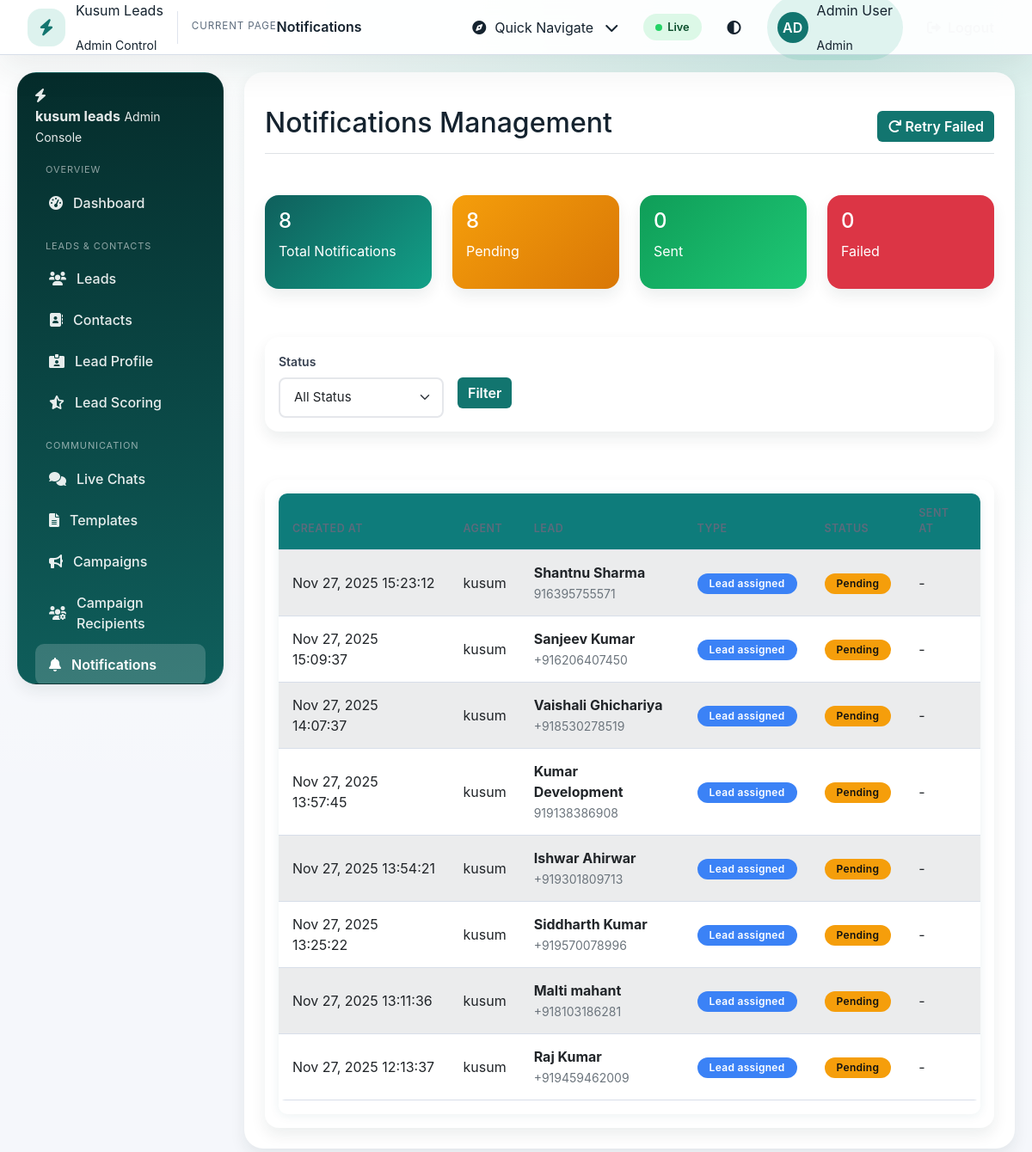
Screenshot of /php/admin/notifications.php (signed in) with the database file from the repository.
### tables this page shows
CREATE TABLE `notification_queue` (
  `id` int(11) NOT NULL,
  `agent_id` int(11) NOT NULL,
  `lead_id` int(11) NOT NULL,
  `lead_name` varchar(255) DEFAULT NULL,
  `lead_phone` varchar(50) DEFAULT NULL,
  `notification_type` varchar(50) DEFAULT 'lead_assigned',
  `status` enum('pending','sent','failed') DEFAULT 'pending',
  `created_at` timestamp NULL DEFAULT current_timestamp(),
  `sent_at` timestamp NULL DEFAULT NULL
);

CREATE TABLE `users` (
  `id` int(11) NOT NULL,
  `name` varchar(100) NOT NULL,
  `email` varchar(150) NOT NULL,
  `phone` varchar(20) DEFAULT NULL,
  `password_hash` varchar(255) NOT NULL,
  `role` enum('admin','agent') NOT NULL DEFAULT 'agent',
  `active` tinyint(1) DEFAULT 1,
  `created_at` timestamp NULL DEFAULT current_timestamp(),
  `updated_at` timestamp NULL DEFAULT current_timestamp() ON UPDATE current_timestamp(),
  `onesignal_player_id` varchar(255) DEFAULT NULL,
  `is_online` tinyint(1) DEFAULT 1
);

CREATE TABLE `leads` (
  `id` int(11) NOT NULL,
  `external_id` varchar(100) NOT NULL,
  `created_time` timestamp NOT NULL,
  `ad_id` varchar(100) DEFAULT NULL,
  `ad_name` varchar(255) DEFAULT NULL,
  `adset_id` varchar(100) DEFAULT NULL,
  `adset_name` varchar(255) DEFAULT NULL,
  `campaign_id` varchar(100) DEFAULT NULL,
  `campaign_name` varchar(255) DEFAULT NULL,
  `form_id` varchar(100) DEFAULT NULL,
  `form_name` varchar(255) DEFAULT NULL,
  `is_organic` tinyint(1) DEFAULT 0,
  `platform` varchar(50) DEFAULT NULL,
  `question_text` text DEFAULT NULL,
  `full_name` varchar(150) DEFAULT NULL,
  `phone_number` varchar(20) DEFAULT NULL,
  `city` varchar(100) DEFAULT NULL,
  `lead_status` varchar(50) DEFAULT NULL,
  `sheet_source` varchar(100) DEFAULT NULL,
  `raw_json` text DEFAULT NULL,
  `lead_score` int(11) DEFAULT 0,
  `score_factors` text DEFAULT NULL,
  `priority_level` enum('low','medium','high','hot') DEFAULT 'medium',
  `created_at` timestamp NULL DEFAULT current_timestamp(),
  `updated_at` timestamp NULL DEFAULT current_timestamp() ON UPDATE current_timestamp()
);

### php/admin/notifications.php (the view, shortened to what this page needs)
<?php
$db = getDB();
$where = [];
$params = [];
$whereClause = $where ? 'WHERE ' . implode(' AND ', $where) : '';
$stmt = $db->prepare("SELECT
    nq.*,
    u.name as agent_name,
    l.full_name as lead_name,
    l.phone_number as lead_phone
    FROM notification_queue nq
    JOIN users u ON nq.agent_id = u.id
    JOIN leads l ON nq.lead_id = l.id
    $whereClause
    ORDER BY nq.created_at DESC
    LIMIT 100");
$stmt->execute($params);
$notifications = $stmt->fetchAll();
$stmt = $db->query("SELECT
    COUNT(*) as total,
    COUNT(CASE WHEN status = 'pending' THEN 1 END) as pending,
    COUNT(CASE WHEN status = 'sent' THEN 1 END) as sent,
    COUNT(CASE WHEN status = 'failed' THEN 1 END) as failed
    FROM notification_queue");
$stats = $stmt->fetch();
?>
<!DOCTYPE html>
<html lang="en">
<head>
    <link href="https://cdn.jsdelivr.net/npm/bootstrap@5.1.3/dist/css/bootstrap.min.css" rel="stylesheet">
    <link href="https://cdnjs.cloudflare.com/ajax/libs/font-awesome/6.0.0/css/all.min.css" rel="stylesheet">
    <link href="css/global.css?v=<?= APP_ASSET_VERSION ?>" rel="stylesheet">
    <link href="css/admin.css?v=<?= APP_ASSET_VERSION ?>" rel="stylesheet">
</head>
<body>
    <?php include 'navbar.php'; ?>
    <div class="container-fluid">
        <div class="row">
            <?php include 'sidebar.php'; ?>
            <main class="col-md-10 ms-sm-auto px-md-4">
                <div class="d-flex justify-content-between flex-wrap flex-md-nowrap align-items-center pt-3 pb-2 mb-3 border-bottom">
                    <h1 class="h2">Notifications Management</h1>
                    <button class="btn btn-primary" onclick="retryFailed()">
                        <i class="fas fa-redo"></i> Retry Failed
                    </button>
                </div>
                <div class="row mb-4">
                    <div class="col-md-3">
                        <div class="card bg-primary text-white">
                            <div class="card-body">
                                <h4><?= $stats['total'] ?></h4>
                                <p>Total Notifications</p>
                            </div>
                        </div>
                    </div>
                    <div class="col-md-3">
                        <div class="card bg-warning text-white">
                            <div class="card-body">
                                <h4><?= $stats['pending'] ?></h4>
                                <p>Pending</p>
                            </div>
                        </div>
                    </div>
                    <div class="col-md-3">
                        <div class="card bg-success text-white">
                            <div class="card-body">
                                <h4><?= $stats['sent'] ?></h4>
                                <p>Sent</p>
                            </div>
                        </div>
                    </div>
                    <div class="col-md-3">
                        <div class="card bg-danger text-white">
                            <div class="card-body">
                                <h4><?= $stats['failed'] ?></h4>
                                <p>Failed</p>
                            </div>
                        </div>
                    </div>
                </div>
                <div class="card mb-4">
                    <div class="card-body">
                        <form method="GET" class="row g-3">
                            <div class="col-md-3">
                                <label class="form-label">Status</label>
                                <select name="status" class="form-select">
                                    <option value="">All Status</option>
                                </select>
                            </div>
                            <div class="col-md-2">
                                <label class="form-label">&nbsp;</label>
                                <button type="submit" class="btn btn-primary d-block">Filter</button>
                            </div>
                        </form>
                    </div>
                </div>
                <div class="card">
                    <div class="card-body">
                        <div class="table-responsive">
                            <table class="table table-striped">
                                <thead>
                                    <tr>
                                        <th>Created At</th>
                                        <th>Agent</th>
                                        <th>Lead</th>
                                        <th>Type</th>
                                        <th>Status</th>
                                        <th>Sent At</th>
                                    </tr>
                                </thead>
                                <tbody>
                                    <?php foreach ($notifications as $notif): ?>
                                        <tr>
                                            <td><?= date('M j, Y H:i:s', strtotime($notif['created_at'])) ?></td>
                                            <td><?= htmlspecialchars($notif['agent_name']) ?></td>
                                            <td>
                                                <strong><?= htmlspecialchars($notif['lead_name']) ?></strong><br>
                                                <small class="text-muted"><?= htmlspecialchars($notif['lead_phone']) ?></small>
                                            </td>
                                            <td>
                                                <span class="badge bg-info"><?= ucfirst(str_replace('_', ' ', $notif['notification_type'])) ?></span>
                                            </td>
                                            <td>
                                                <?php
                                                $statusClass = [
                                                    'pending' => 'warning',
                                                    'sent' => 'success',
                                                    'failed' => 'danger'
                                                ];
                                                $class = $statusClass[$notif['status']] ?? 'secondary';
                                                ?>
                                                <span class="badge bg-<?= $class ?>"><?= ucfirst($notif['status']) ?></span>
                                            </td>
                                            <td>
                                                <?= $notif['sent_at'] ? date('M j, Y H:i:s', strtotime($notif['sent_at'])) : '-' ?>
                                            </td>
                                        </tr>
                                    <?php endforeach; ?>
                                </tbody>
                            </table>
                        </div>
                    </div>
                </div>
            </main>
        </div>
    </div>
</body>
</html>

### php/admin/css/global.css (style rules this page uses)
:root { --brand-900: #052c2b; --brand-800: #0a3f3d; --brand-700: #0f5f5c; --brand-600: #12756f; --brand-500: #12a087; --brand-400: #1fc8a3; --accent-gold: #f2c94c; --accent-rose: #f472b6; --accent-lime: #bef264; --surface-0: #ffffff; --surface-25: #fbfdfc; --surface-50: #f5f7fb; --surface-100: #ecf1f5; --surface-200: #dfe6ee; --border-soft: #d7dee9; --text-primary: #15232f; --text-muted: #5c6b7c; --radius-xs: 6px; --radius-sm: 10px; --radius-md: 16px; --radius-lg: 22px; --shadow-sm: 0 8px 18px rgba(5, 44, 43, 0.08); --shadow-md: 0 18px 30px rgba(5, 44, 43, 0.12); --shadow-lg: 0 28px 56px rgba(5, 44, 43, 0.16); --shadow-soft: 0 2px 12px rgba(20, 83, 99, 0.08); --transition: 220ms cubic-bezier(.4, 0, .2, 1); --sidebar-width: 268px; --sidebar-compact-width: 84px; --navbar-height: 64px; --space-1: 4px; --space-2: 8px; --space-3: 12px; --space-4: 16px; --space-5: 20px; --space-6: 24px; --space-7: 32px; --space-8: 40px; }
*, *::before, *::after { box-sizing: border-box; }
body { margin: 0; min-height: 100vh; background: var(--surface-50); color: var(--text-primary); font-family: -apple-system, BlinkMacSystemFont, "Segoe UI", Roboto, Oxygen, Ubuntu, Cantarell, "Helvetica Neue", Arial, sans-serif; -webkit-font-smoothing: antialiased; -moz-osx-font-smoothing: grayscale; }
body.admin-shell { background: radial-gradient(circle at 80% 0%, rgba(18, 160, 135, 0.2), transparent 45%), linear-gradient(180deg, rgba(255, 255, 255, 0.92), transparent 70%), var(--surface-50); }
.page-wrapper { flex: 1; background: var(--surface-0); border-radius: var(--radius-lg); box-shadow: var(--shadow-sm); padding: var(--space-7); min-height: calc(100vh - var(--navbar-height) - var(--space-6)); display: flex; flex-direction: column; width: 100%; }
.page-content table { width: 100%; border-collapse: separate; border-spacing: 0; }
.page-content table th { text-transform: uppercase; font-size: 0.78rem; letter-spacing: 0.04em; color: var(--text-muted); }
.page-content table thead { background: var(--surface-100); }
.page-content table td, .page-content table th { padding: 14px 16px; border-bottom: 1px solid var(--border-soft); }
.form-control, .form-select { min-height: 44px; }
@media (max-width: 1400px) { :root { --sidebar-width: 240px; } }
@media (max-width: 1200px) { .page-wrapper { padding: var(--space-6); } }

### php/admin/css/admin.css (style rules this page uses)
.card { border: none; border-radius: var(--radius-md); box-shadow: var(--shadow-sm); transition: transform var(--transition), box-shadow var(--transition); background: var(--surface-0); }
.card.bg-primary, .card.bg-success, .card.bg-warning, .card.bg-info { border: none; }
.card.bg-primary { background: linear-gradient(135deg, var(--brand-700), var(--brand-500)) !important; }
.card.bg-success { background: linear-gradient(135deg, #0f9d58, #1ec875) !important; }
.card.bg-warning { background: linear-gradient(135deg, #f59e0b, #d97706) !important; }
.btn { border-radius: var(--radius-xs); font-weight: 600; transition: var(--transition); border: none; }
.btn-primary { background: var(--brand-600); }
.badge { border-radius: 999px; font-weight: 600; font-size: 0.75rem; padding: 0.35rem 0.85rem; }
.form-control, .form-select { border-radius: var(--radius-xs); border: 1px solid var(--border-soft); padding: 0.75rem 0.9rem; transition: border-color var(--transition), box-shadow var(--transition); }
.table th { border-top: none; font-weight: 600; color: var(--text-primary); background: var(--surface-100); }
.table-responsive { border-radius: var(--radius-sm); background: var(--surface-0); box-shadow: var(--shadow-soft); }
.table { border-radius: 8px; overflow: hidden; }
.table th { background: #0e7c7b; color: white; font-weight: 600; text-transform: uppercase; font-size: 13px; letter-spacing: 0.5px; border: none; padding: 14px 16px; }
.table td { padding: 14px 16px; vertical-align: middle; }
.table-striped tbody tr:nth-of-type(odd) { background: #f8f9fa; }
.form-control, .form-select { border-radius: 8px; border: 2px solid #e5e7eb; padding: 10px 16px; font-size: 15px; transition: all 0.3s ease; }
.form-label { font-weight: 600; color: #374151; margin-bottom: 8px; font-size: 14px; }
.badge { border-radius: 20px; padding: 6px 14px; font-weight: 600; font-size: 12px; letter-spacing: 0.3px; }
.badge.bg-warning { background: #f59e0b !important; color: #111 !important; }
.badge.bg-info { background: #3b82f6 !important; }
.card, .table-responsive { animation: slideInUp 0.5s ease; }

### rows the page displays
notification_queue: created_at "Nov 27, 2025 15:23:12", users.name "kusum", lead.full_name "Shantnu Sharma", lead.phone_number "916395755571", notification_type "Lead assigned", status "Pending"
notification_queue: created_at "Nov 27, 2025 15:09:37", users.name "kusum", lead.full_name "Sanjeev Kumar", lead.phone_number "+916206407450", notification_type "Lead assigned", status "Pending"
notification_queue: created_at "Nov 27, 2025 14:07:37", users.name "kusum", lead.full_name "Vaishali Ghichariya", lead.phone_number "+918530278519", notification_type "Lead assigned", status "Pending"
notification_queue: created_at "Nov 27, 2025 13:57:45", users.name "kusum", lead.full_name "Kumar Development", lead.phone_number "919138386908", notification_type "Lead assigned", status "Pending"
notification_queue: created_at "Nov 27, 2025 13:54:21", users.name "kusum", lead.full_name "Ishwar Ahirwar", lead.phone_number "+919301809713", notification_type "Lead assigned", status "Pending"
notification_queue: created_at "Nov 27, 2025 13:25:22", users.name "kusum", lead.full_name "Siddharth Kumar", lead.phone_number "+919570078996", notification_type "Lead assigned", status "Pending"
notification_queue: created_at "Nov 27, 2025 13:11:36", users.name "kusum", lead.full_name "Malti mahant", lead.phone_number "+918103186281", notification_type "Lead assigned", status "Pending"
notification_queue: created_at "Nov 27, 2025 12:13:37", users.name "kusum", lead.full_name "Raj Kumar", lead.phone_number "+919459462009", notification_type "Lead assigned", status "Pending"

### other values shown
$pageTitle "Notifications"
$initials "AD"
$userName "Admin User"
$userRole "Admin"
$stats['total'] "8"
$stats['pending'] "8"
$stats['sent'] "0"
$stats['failed'] "0"
